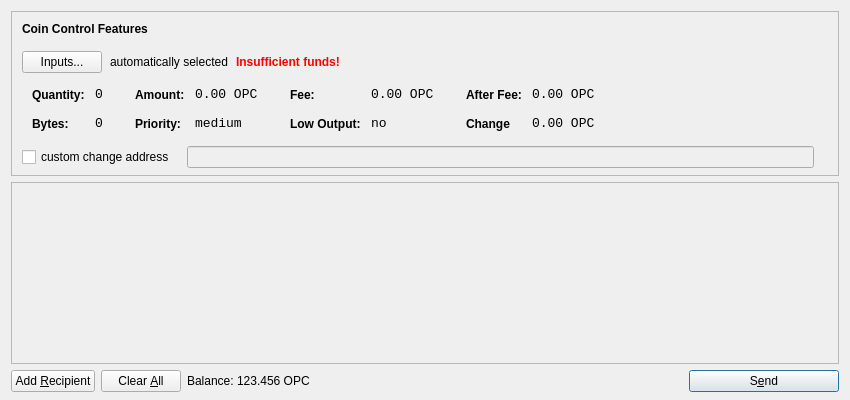
<?xml version="1.0" encoding="UTF-8"?>
<ui version="4.0">
 <class>SendCoinsDialog</class>
 <widget class="QDialog" name="SendCoinsDialog">
  <property name="geometry">
   <rect>
    <x>0</x>
    <y>0</y>
    <width>850</width>
    <height>400</height>
   </rect>
  </property>
  <property name="windowTitle">
   <string>Send Coins</string>
  </property>
  <layout class="QVBoxLayout" name="verticalLayout" stretch="0,1,0">
   <property name="bottomMargin">
    <number>8</number>
   </property>
   <item>
    <widget class="QFrame" name="frameCoinControl">
     <property name="sizePolicy">
      <sizepolicy hsizetype="Expanding" vsizetype="Expanding">
       <horstretch>0</horstretch>
       <verstretch>0</verstretch>
      </sizepolicy>
     </property>
     <property name="maximumSize">
      <size>
       <width>16777215</width>
       <height>16777215</height>
      </size>
     </property>
     <property name="frameShape">
      <enum>QFrame::StyledPanel</enum>
     </property>
     <property name="frameShadow">
      <enum>QFrame::Sunken</enum>
     </property>
     <layout class="QVBoxLayout" name="verticalLayoutCoinControl2">
      <property name="spacing">
       <number>-1</number>
      </property>
      <property name="leftMargin">
       <number>0</number>
      </property>
      <property name="topMargin">
       <number>0</number>
      </property>
      <property name="rightMargin">
       <number>0</number>
      </property>
      <property name="bottomMargin">
       <number>6</number>
      </property>
      <item>
       <layout class="QVBoxLayout" name="verticalLayoutCoinControl" stretch="0,0,0,0,1">
        <property name="spacing">
         <number>0</number>
        </property>
        <property name="leftMargin">
         <number>10</number>
        </property>
        <property name="topMargin">
         <number>10</number>
        </property>
        <item>
         <layout class="QHBoxLayout" name="horizontalLayoutCoinControl1">
          <property name="bottomMargin">
           <number>15</number>
          </property>
          <item>
           <widget class="QLabel" name="labelCoinControlFeatures">
            <property name="sizePolicy">
             <sizepolicy hsizetype="Preferred" vsizetype="Maximum">
              <horstretch>0</horstretch>
              <verstretch>0</verstretch>
             </sizepolicy>
            </property>
            <property name="font">
             <font>
              <weight>75</weight>
              <bold>true</bold>
             </font>
            </property>
            <property name="styleSheet">
             <string notr="true">font-weight:bold;</string>
            </property>
            <property name="text">
             <string>Coin Control Features</string>
            </property>
           </widget>
          </item>
         </layout>
        </item>
        <item>
         <layout class="QHBoxLayout" name="horizontalLayoutCoinControl2" stretch="0,0,0,0">
          <property name="spacing">
           <number>8</number>
          </property>
          <property name="bottomMargin">
           <number>10</number>
          </property>
          <item>
           <widget class="QPushButton" name="pushButtonCoinControl">
            <property name="styleSheet">
             <string notr="true"/>
            </property>
            <property name="text">
             <string>Inputs...</string>
            </property>
           </widget>
          </item>
          <item>
           <widget class="QLabel" name="labelCoinControlAutomaticallySelected">
            <property name="text">
             <string>automatically selected</string>
            </property>
            <property name="margin">
             <number>5</number>
            </property>
           </widget>
          </item>
          <item>
           <widget class="QLabel" name="labelCoinControlInsuffFunds">
            <property name="font">
             <font>
              <weight>75</weight>
              <bold>true</bold>
             </font>
            </property>
            <property name="styleSheet">
             <string notr="true">color:red;font-weight:bold;</string>
            </property>
            <property name="text">
             <string>Insufficient funds!</string>
            </property>
            <property name="margin">
             <number>5</number>
            </property>
           </widget>
          </item>
          <item>
           <spacer name="horizontalSpacerCoinControl">
            <property name="orientation">
             <enum>Qt::Horizontal</enum>
            </property>
            <property name="sizeHint" stdset="0">
             <size>
              <width>40</width>
              <height>1</height>
             </size>
            </property>
           </spacer>
          </item>
         </layout>
        </item>
        <item>
         <widget class="QWidget" name="widgetCoinControl" native="true">
          <property name="sizePolicy">
           <sizepolicy hsizetype="Preferred" vsizetype="Preferred">
            <horstretch>0</horstretch>
            <verstretch>0</verstretch>
           </sizepolicy>
          </property>
          <property name="minimumSize">
           <size>
            <width>0</width>
            <height>0</height>
           </size>
          </property>
          <property name="styleSheet">
           <string notr="true"/>
          </property>
          <layout class="QHBoxLayout" name="horizontalLayoutCoinControl5">
           <property name="margin">
            <number>0</number>
           </property>
           <item>
            <layout class="QHBoxLayout" name="horizontalLayoutCoinControl3" stretch="0,0,0,1">
             <property name="spacing">
              <number>20</number>
             </property>
             <property name="topMargin">
              <number>0</number>
             </property>
             <property name="bottomMargin">
              <number>10</number>
             </property>
             <item>
              <layout class="QFormLayout" name="formLayoutCoinControl1">
               <property name="horizontalSpacing">
                <number>10</number>
               </property>
               <property name="verticalSpacing">
                <number>14</number>
               </property>
               <property name="leftMargin">
                <number>10</number>
               </property>
               <property name="topMargin">
                <number>4</number>
               </property>
               <property name="rightMargin">
                <number>6</number>
               </property>
               <item row="0" column="0">
                <widget class="QLabel" name="labelCoinControlQuantityText">
                 <property name="styleSheet">
                  <string notr="true">font-weight:bold;</string>
                 </property>
                 <property name="text">
                  <string>Quantity:</string>
                 </property>
                 <property name="margin">
                  <number>0</number>
                 </property>
                </widget>
               </item>
               <item row="0" column="1">
                <widget class="QLabel" name="labelCoinControlQuantity">
                 <property name="font">
                  <font>
                   <family>Monospace</family>
                   <pointsize>10</pointsize>
                  </font>
                 </property>
                 <property name="cursor">
                  <cursorShape>IBeamCursor</cursorShape>
                 </property>
                 <property name="contextMenuPolicy">
                  <enum>Qt::ActionsContextMenu</enum>
                 </property>
                 <property name="text">
                  <string>0</string>
                 </property>
                 <property name="margin">
                  <number>0</number>
                 </property>
                 <property name="textInteractionFlags">
                  <set>Qt::LinksAccessibleByMouse|Qt::TextSelectableByKeyboard|Qt::TextSelectableByMouse</set>
                 </property>
                </widget>
               </item>
               <item row="1" column="0">
                <widget class="QLabel" name="labelCoinControlBytesText">
                 <property name="styleSheet">
                  <string notr="true">font-weight:bold;</string>
                 </property>
                 <property name="text">
                  <string>Bytes:</string>
                 </property>
                </widget>
               </item>
               <item row="1" column="1">
                <widget class="QLabel" name="labelCoinControlBytes">
                 <property name="font">
                  <font>
                   <family>Monospace</family>
                   <pointsize>10</pointsize>
                  </font>
                 </property>
                 <property name="cursor">
                  <cursorShape>IBeamCursor</cursorShape>
                 </property>
                 <property name="contextMenuPolicy">
                  <enum>Qt::ActionsContextMenu</enum>
                 </property>
                 <property name="text">
                  <string>0</string>
                 </property>
                 <property name="textInteractionFlags">
                  <set>Qt::LinksAccessibleByMouse|Qt::TextSelectableByKeyboard|Qt::TextSelectableByMouse</set>
                 </property>
                </widget>
               </item>
              </layout>
             </item>
             <item>
              <layout class="QFormLayout" name="formLayoutCoinControl2">
               <property name="horizontalSpacing">
                <number>10</number>
               </property>
               <property name="verticalSpacing">
                <number>14</number>
               </property>
               <property name="leftMargin">
                <number>6</number>
               </property>
               <property name="topMargin">
                <number>4</number>
               </property>
               <property name="rightMargin">
                <number>6</number>
               </property>
               <item row="0" column="0">
                <widget class="QLabel" name="labelCoinControlAmountText">
                 <property name="styleSheet">
                  <string notr="true">font-weight:bold;</string>
                 </property>
                 <property name="text">
                  <string>Amount:</string>
                 </property>
                 <property name="margin">
                  <number>0</number>
                 </property>
                </widget>
               </item>
               <item row="0" column="1">
                <widget class="QLabel" name="labelCoinControlAmount">
                 <property name="font">
                  <font>
                   <family>Monospace</family>
                   <pointsize>10</pointsize>
                  </font>
                 </property>
                 <property name="cursor">
                  <cursorShape>IBeamCursor</cursorShape>
                 </property>
                 <property name="contextMenuPolicy">
                  <enum>Qt::ActionsContextMenu</enum>
                 </property>
                 <property name="text">
                  <string>0.00 OPC</string>
                 </property>
                 <property name="textInteractionFlags">
                  <set>Qt::LinksAccessibleByMouse|Qt::TextSelectableByKeyboard|Qt::TextSelectableByMouse</set>
                 </property>
                </widget>
               </item>
               <item row="1" column="0">
                <widget class="QLabel" name="labelCoinControlPriorityText">
                 <property name="styleSheet">
                  <string notr="true">font-weight:bold;</string>
                 </property>
                 <property name="text">
                  <string>Priority:</string>
                 </property>
                </widget>
               </item>
               <item row="1" column="1">
                <widget class="QLabel" name="labelCoinControlPriority">
                 <property name="font">
                  <font>
                   <family>Monospace</family>
                   <pointsize>10</pointsize>
                  </font>
                 </property>
                 <property name="cursor">
                  <cursorShape>IBeamCursor</cursorShape>
                 </property>
                 <property name="contextMenuPolicy">
                  <enum>Qt::ActionsContextMenu</enum>
                 </property>
                 <property name="text">
                  <string>medium</string>
                 </property>
                 <property name="textInteractionFlags">
                  <set>Qt::LinksAccessibleByMouse|Qt::TextSelectableByKeyboard|Qt::TextSelectableByMouse</set>
                 </property>
                </widget>
               </item>
              </layout>
             </item>
             <item>
              <layout class="QFormLayout" name="formLayoutCoinControl3">
               <property name="horizontalSpacing">
                <number>10</number>
               </property>
               <property name="verticalSpacing">
                <number>14</number>
               </property>
               <property name="leftMargin">
                <number>6</number>
               </property>
               <property name="topMargin">
                <number>4</number>
               </property>
               <property name="rightMargin">
                <number>6</number>
               </property>
               <item row="0" column="0">
                <widget class="QLabel" name="labelCoinControlFeeText">
                 <property name="styleSheet">
                  <string notr="true">font-weight:bold;</string>
                 </property>
                 <property name="text">
                  <string>Fee:</string>
                 </property>
                 <property name="margin">
                  <number>0</number>
                 </property>
                </widget>
               </item>
               <item row="0" column="1">
                <widget class="QLabel" name="labelCoinControlFee">
                 <property name="font">
                  <font>
                   <family>Monospace</family>
                   <pointsize>10</pointsize>
                  </font>
                 </property>
                 <property name="cursor">
                  <cursorShape>IBeamCursor</cursorShape>
                 </property>
                 <property name="contextMenuPolicy">
                  <enum>Qt::ActionsContextMenu</enum>
                 </property>
                 <property name="text">
                  <string>0.00 OPC</string>
                 </property>
                 <property name="textInteractionFlags">
                  <set>Qt::LinksAccessibleByMouse|Qt::TextSelectableByKeyboard|Qt::TextSelectableByMouse</set>
                 </property>
                </widget>
               </item>
               <item row="1" column="0">
                <widget class="QLabel" name="labelCoinControlLowOutputText">
                 <property name="styleSheet">
                  <string notr="true">font-weight:bold;</string>
                 </property>
                 <property name="text">
                  <string>Low Output:</string>
                 </property>
                </widget>
               </item>
               <item row="1" column="1">
                <widget class="QLabel" name="labelCoinControlLowOutput">
                 <property name="font">
                  <font>
                   <family>Monospace</family>
                   <pointsize>10</pointsize>
                  </font>
                 </property>
                 <property name="cursor">
                  <cursorShape>IBeamCursor</cursorShape>
                 </property>
                 <property name="contextMenuPolicy">
                  <enum>Qt::ActionsContextMenu</enum>
                 </property>
                 <property name="text">
                  <string>no</string>
                 </property>
                 <property name="textInteractionFlags">
                  <set>Qt::LinksAccessibleByMouse|Qt::TextSelectableByKeyboard|Qt::TextSelectableByMouse</set>
                 </property>
                </widget>
               </item>
              </layout>
             </item>
             <item>
              <layout class="QFormLayout" name="formLayoutCoinControl4">
               <property name="horizontalSpacing">
                <number>10</number>
               </property>
               <property name="verticalSpacing">
                <number>14</number>
               </property>
               <property name="leftMargin">
                <number>6</number>
               </property>
               <property name="topMargin">
                <number>4</number>
               </property>
               <property name="rightMargin">
                <number>6</number>
               </property>
               <item row="0" column="0">
                <widget class="QLabel" name="labelCoinControlAfterFeeText">
                 <property name="styleSheet">
                  <string notr="true">font-weight:bold;</string>
                 </property>
                 <property name="text">
                  <string>After Fee:</string>
                 </property>
                 <property name="margin">
                  <number>0</number>
                 </property>
                </widget>
               </item>
               <item row="0" column="1">
                <widget class="QLabel" name="labelCoinControlAfterFee">
                 <property name="font">
                  <font>
                   <family>Monospace</family>
                   <pointsize>10</pointsize>
                  </font>
                 </property>
                 <property name="cursor">
                  <cursorShape>IBeamCursor</cursorShape>
                 </property>
                 <property name="contextMenuPolicy">
                  <enum>Qt::ActionsContextMenu</enum>
                 </property>
                 <property name="text">
                  <string>0.00 OPC</string>
                 </property>
                 <property name="textInteractionFlags">
                  <set>Qt::LinksAccessibleByMouse|Qt::TextSelectableByKeyboard|Qt::TextSelectableByMouse</set>
                 </property>
                </widget>
               </item>
               <item row="1" column="0">
                <widget class="QLabel" name="labelCoinControlChangeText">
                 <property name="styleSheet">
                  <string notr="true">font-weight:bold;</string>
                 </property>
                 <property name="text">
                  <string>Change</string>
                 </property>
                </widget>
               </item>
               <item row="1" column="1">
                <widget class="QLabel" name="labelCoinControlChange">
                 <property name="font">
                  <font>
                   <family>Monospace</family>
                   <pointsize>10</pointsize>
                  </font>
                 </property>
                 <property name="cursor">
                  <cursorShape>IBeamCursor</cursorShape>
                 </property>
                 <property name="contextMenuPolicy">
                  <enum>Qt::ActionsContextMenu</enum>
                 </property>
                 <property name="text">
                  <string>0.00 OPC</string>
                 </property>
                 <property name="textInteractionFlags">
                  <set>Qt::LinksAccessibleByMouse|Qt::TextSelectableByKeyboard|Qt::TextSelectableByMouse</set>
                 </property>
                </widget>
               </item>
              </layout>
             </item>
            </layout>
           </item>
          </layout>
         </widget>
        </item>
        <item>
         <layout class="QHBoxLayout" name="horizontalLayoutCoinControl4" stretch="0,0,0">
          <property name="spacing">
           <number>12</number>
          </property>
          <property name="sizeConstraint">
           <enum>QLayout::SetDefaultConstraint</enum>
          </property>
          <property name="topMargin">
           <number>5</number>
          </property>
          <property name="rightMargin">
           <number>5</number>
          </property>
          <item>
           <widget class="QCheckBox" name="checkBoxCoinControlChange">
            <property name="text">
             <string>custom change address</string>
            </property>
           </widget>
          </item>
          <item>
           <widget class="QLineEdit" name="lineEditCoinControlChange">
            <property name="enabled">
             <bool>false</bool>
            </property>
            <property name="sizePolicy">
             <sizepolicy hsizetype="Expanding" vsizetype="Fixed">
              <horstretch>0</horstretch>
              <verstretch>0</verstretch>
             </sizepolicy>
            </property>
           </widget>
          </item>
          <item>
           <widget class="QLabel" name="labelCoinControlChangeLabel">
            <property name="sizePolicy">
             <sizepolicy hsizetype="Preferred" vsizetype="Expanding">
              <horstretch>0</horstretch>
              <verstretch>0</verstretch>
             </sizepolicy>
            </property>
            <property name="minimumSize">
             <size>
              <width>0</width>
              <height>0</height>
             </size>
            </property>
            <property name="text">
             <string/>
            </property>
            <property name="margin">
             <number>3</number>
            </property>
           </widget>
          </item>
         </layout>
        </item>
        <item>
         <spacer name="verticalSpacerCoinControl">
          <property name="orientation">
           <enum>Qt::Vertical</enum>
          </property>
          <property name="sizeHint" stdset="0">
           <size>
            <width>800</width>
            <height>1</height>
           </size>
          </property>
         </spacer>
        </item>
       </layout>
      </item>
     </layout>
    </widget>
   </item>
   <item>
    <widget class="QScrollArea" name="scrollArea">
     <property name="widgetResizable">
      <bool>true</bool>
     </property>
     <widget class="QWidget" name="scrollAreaWidgetContents">
      <property name="geometry">
       <rect>
        <x>0</x>
        <y>0</y>
        <width>830</width>
        <height>165</height>
       </rect>
      </property>
      <layout class="QVBoxLayout" name="verticalLayout_2">
       <property name="margin">
        <number>0</number>
       </property>
       <item>
        <layout class="QVBoxLayout" name="entries">
         <property name="spacing">
          <number>6</number>
         </property>
        </layout>
       </item>
       <item>
        <spacer name="verticalSpacer">
         <property name="orientation">
          <enum>Qt::Vertical</enum>
         </property>
         <property name="sizeHint" stdset="0">
          <size>
           <width>20</width>
           <height>40</height>
          </size>
         </property>
        </spacer>
       </item>
      </layout>
     </widget>
    </widget>
   </item>
   <item>
    <layout class="QHBoxLayout" name="horizontalLayout">
     <item>
      <widget class="QPushButton" name="addButton">
       <property name="toolTip">
        <string>Send to multiple recipients at once</string>
       </property>
       <property name="text">
        <string>Add &amp;Recipient</string>
       </property>
       <property name="icon">
        <iconset resource="../bitcoin.qrc">
         <normaloff>:/icons/add</normaloff>:/icons/add</iconset>
       </property>
       <property name="autoDefault">
        <bool>false</bool>
       </property>
      </widget>
     </item>
     <item>
      <widget class="QPushButton" name="clearButton">
       <property name="sizePolicy">
        <sizepolicy hsizetype="Minimum" vsizetype="Fixed">
         <horstretch>0</horstretch>
         <verstretch>0</verstretch>
        </sizepolicy>
       </property>
       <property name="toolTip">
        <string>Remove all transaction fields</string>
       </property>
       <property name="text">
        <string>Clear &amp;All</string>
       </property>
       <property name="icon">
        <iconset resource="../bitcoin.qrc">
         <normaloff>:/icons/remove</normaloff>:/icons/remove</iconset>
       </property>
       <property name="autoRepeatDelay">
        <number>300</number>
       </property>
       <property name="autoDefault">
        <bool>false</bool>
       </property>
      </widget>
     </item>
     <item>
      <layout class="QHBoxLayout" name="horizontalLayout_2">
       <property name="spacing">
        <number>3</number>
       </property>
       <item>
        <widget class="QLabel" name="label">
         <property name="sizePolicy">
          <sizepolicy hsizetype="Preferred" vsizetype="Fixed">
           <horstretch>0</horstretch>
           <verstretch>0</verstretch>
          </sizepolicy>
         </property>
         <property name="text">
          <string>Balance:</string>
         </property>
        </widget>
       </item>
       <item>
        <widget class="QLabel" name="labelBalance">
         <property name="sizePolicy">
          <sizepolicy hsizetype="Preferred" vsizetype="Fixed">
           <horstretch>0</horstretch>
           <verstretch>0</verstretch>
          </sizepolicy>
         </property>
         <property name="cursor">
          <cursorShape>IBeamCursor</cursorShape>
         </property>
         <property name="text">
          <string>123.456 OPC</string>
         </property>
         <property name="textInteractionFlags">
          <set>Qt::LinksAccessibleByMouse|Qt::TextSelectableByKeyboard|Qt::TextSelectableByMouse</set>
         </property>
        </widget>
       </item>
      </layout>
     </item>
     <item>
      <spacer name="horizontalSpacer">
       <property name="orientation">
        <enum>Qt::Horizontal</enum>
       </property>
       <property name="sizeHint" stdset="0">
        <size>
         <width>40</width>
         <height>20</height>
        </size>
       </property>
      </spacer>
     </item>
     <item>
      <widget class="QPushButton" name="sendButton">
       <property name="minimumSize">
        <size>
         <width>150</width>
         <height>0</height>
        </size>
       </property>
       <property name="toolTip">
        <string>Confirm the send action</string>
       </property>
       <property name="text">
        <string>S&amp;end</string>
       </property>
       <property name="icon">
        <iconset resource="../bitcoin.qrc">
         <normaloff>:/icons/send</normaloff>:/icons/send</iconset>
       </property>
       <property name="default">
        <bool>true</bool>
       </property>
      </widget>
     </item>
    </layout>
   </item>
  </layout>
 </widget>
 <resources>
  <include location="../bitcoin.qrc"/>
 </resources>
 <connections/>
</ui>
